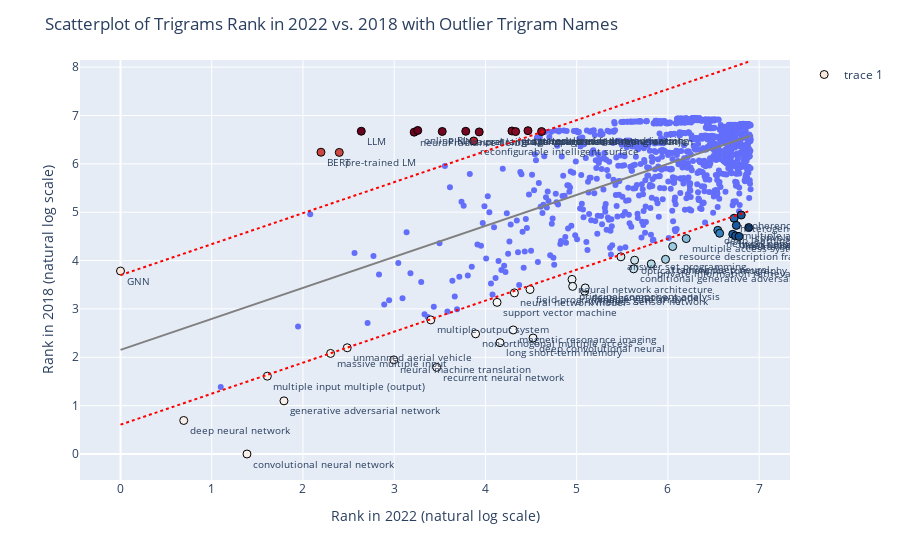

This figure's notebook cell:
### Code cell
import plotly.graph_objs as go
import plotly.express as px
import plotly.io as pio

def identify_outliers(data, num_std_dev, residuals_std):
    return data[np.abs(data['residuals']) > num_std_dev * residuals_std]

def create_scatterplot(data, x, y, hover_name):
    return px.scatter(data, x=x, y=y, hover_name=hover_name)

def add_outlier_trace(fig, data, x, y, text, textposition, hovertemplate):
    fig.add_trace(
        go.Scatter(
            x=data[x],
            y=data[y],
            mode='markers+text',
            marker=dict(
                size=8,
                color=data['Diff'],
                colorscale='RdBu_r',
                line=dict(color='black', width=1)
            ),
            text=data[text],
            textposition=textposition,
            textfont=dict(size=10),
            hovertemplate=hovertemplate
        )
    )
def add_lines(fig, data, slope, intercept, num_std_dev, residuals_std):
    x_min, x_max = min(data['2022_ln']), max(data['2022_ln'])
    y0, y1 = slope * x_min + intercept, slope * x_max + intercept
    fig.add_shape(type='line', x0=x_min, x1=x_max, y0=y0, y1=y1, line=dict(color='gray'))
    fig.add_shape(type='line', x0=x_min, x1=x_max, y0=y0 + num_std_dev * residuals_std, y1=y1 + num_std_dev * residuals_std, line=dict(color='red', dash='dot'))
    fig.add_shape(type='line', x0=x_min, x1=x_max, y0=y0 - num_std_dev * residuals_std, y1=y1 - num_std_dev * residuals_std, line=dict(color='red', dash='dot'))

def update_layout(fig, title, xaxis_title, yaxis_title):
    fig.update_layout(
        title=title,
        xaxis_title=xaxis_title,
        yaxis_title=yaxis_title
    )

# Identify the outliers
outliers = identify_outliers(table_filtered, num_std_dev, residuals_std)

# Create the scatterplot for non-outliers
fig = create_scatterplot(table_filtered[np.abs(table_filtered['residuals']) <= num_std_dev * residuals_std],
                         x='2022_ln', y='2018_ln', hover_name='Trigram')

# Add the scatterplot for outliers with trigram labels
add_outlier_trace(fig, outliers, '2022_ln', '2018_ln', 'Trigram', 'bottom right',
                  'Trigram: %{text}<br>Rank 2018: %{y}<br>Rank 2022: %{x}<extra></extra>')

# Add the best-fit line and outlier boundaries
add_lines(fig, table_filtered, slope, intercept, num_std_dev, residuals_std)

# Update layout
update_layout(fig, 'Scatterplot of Trigrams Rank in 2022 vs. 2018 with Outlier Trigram Names',
              'Rank in 2022 (natural log scale)', 'Rank in 2018 (natural log scale)')

fig.show()
pio.write_html(fig, file='trigram_scatterplot_v1.html', auto_open=True)

### Figure 1 — Plotly figure (JSON) as saved in the notebook; plotly's stock layout.template omitted (floating-point values rounded to 4 significant figures; data arrays with more than 128 entries replaced by an {"elided": "..."} marker saying what was removed)
{"data": [{"hovertemplate": "<b>%{hovertext}</b><br><br>2022_ln=%{x}<br>2018_ln=%{y}<extra></extra>", "hovertext": {"elided": "950 str values"}, "legendgroup": "", "marker": {"color": "#636efa", "symbol": "circle"}, "mode": "markers", "name": "", "orientation": "v", "showlegend": false, "type": "scatter", "x": {"elided": "950 float values"}, "xaxis": "x", "y": {"elided": "950 float values"}, "yaxis": "y"}, {"hovertemplate": "Trigram: %{text}<br>Rank 2018: %{y}<br>Rank 2022: %{x}<extra></extra>", "marker": {"color": [43, 0, -3, 0, -3, 504, -2, 500, -3, 778, -13, 752, 779, -14, -26, 754, 747, 599, -37, 730, -39, -54, 723, -61, -47, 710, 714, -59, -81, 686, -104, -110, -133, -132, -182, -231, -225, -285, -337, -352, -407, -595, -615, -727, -702, -756, -741, -789, -761, -870], "colorscale": [[0, "rgb(5,48,97)"], [0.1, "rgb(33,102,172)"], [0.2, "rgb(67,147,195)"], [0.3, "rgb(146,197,222)"], [0.4, "rgb(209,229,240)"], [0.5, "rgb(247,247,247)"], [0.6, "rgb(253,219,199)"], [0.7, "rgb(244,165,130)"], [0.8, "rgb(214,96,77)"], [0.9, "rgb(178,24,43)"], [1, "rgb(103,0,31)"]], "line": {"color": "black", "width": 1}, "size": 8}, "mode": "markers+text", "text": ["GNN", "deep neural network", "convolutional neural network", "multiple input multiple (output)", "generative adversarial network", "BERT", "massive multiple input", "pre-trained LM", "unmanned aerial vehicle", "LLM", "neural machine translation", "neural radiance field", "online RL", "multiple output system", "recurrent neural network", "PINN", "causal language interpretation (generation)", "reconfigurable intelligent surface", "non-orthogonal multiple access", "pretrained language model", "support vector machine", "long short-term memory", "integrated sensing communication", "magnetic resonance imaging", "neural network model", "graph contrastive learning", "personalized federated learning", "field-programmable gate array", "deep convolutional neural", "implicit neural representation", "neural network architecture", "principal component analysis", "wireless sensor network", "deep generative model", "answer set programming", "conditional generative adversarial", "optical coherence tomography", "private information retrieval", "training deep neural", "resource description framework", "multiple access system", "deep learning system", "network semantic segmentation", "brain tumor segmentation", "heterogeneous information network", "linear discriminant analysis", "multiple access channel", "neural network compression", "coherence tomography image", "convolutional recurrent neural"], "textfont": {"size": 10}, "textposition": "bottom right", "type": "scatter", "x": [0, 0.6931, 1.386, 1.609, 1.792, 2.197, 2.303, 2.398, 2.485, 2.639, 2.996, 3.219, 3.258, 3.401, 3.466, 3.526, 3.784, 3.871, 3.892, 3.932, 4.127, 4.159, 4.29, 4.304, 4.317, 4.331, 4.466, 4.489, 4.522, 4.615, 4.949, 4.956, 5.088, 5.094, 5.485, 5.624, 5.635, 5.817, 5.974, 6.052, 6.201, 6.547, 6.567, 6.711, 6.725, 6.742, 6.75, 6.779, 6.804, 6.886], "y": [3.784, 0.6931, 0, 1.609, 1.099, 6.24, 2.079, 6.236, 2.197, 6.675, 1.946, 6.655, 6.691, 2.773, 1.792, 6.669, 6.673, 6.472, 2.485, 6.661, 3.135, 2.303, 6.68, 2.565, 3.332, 6.667, 6.686, 3.401, 2.398, 6.668, 3.611, 3.466, 3.367, 3.434, 4.078, 3.829, 4.007, 3.932, 4.025, 4.29, 4.454, 4.625, 4.564, 4.543, 4.875, 4.511, 4.727, 4.5, 4.942, 4.682]}], "layout": {"legend": {"tracegroupgap": 0}, "margin": {"t": 60}, "shapes": [{"line": {"color": "gray"}, "type": "line", "x0": 0, "x1": 6.908, "y0": 2.152, "y1": 6.581}, {"line": {"color": "red", "dash": "dot"}, "type": "line", "x0": 0, "x1": 6.908, "y0": 3.698, "y1": 8.127}, {"line": {"color": "red", "dash": "dot"}, "type": "line", "x0": 0, "x1": 6.908, "y0": 0.6066, "y1": 5.035}], "title": {"text": "Scatterplot of Trigrams Rank in 2022 vs. 2018 with Outlier Trigram Names"}, "xaxis": {"anchor": "y", "domain": [0, 1], "title": {"text": "Rank in 2022 (natural log scale)"}}, "yaxis": {"anchor": "x", "domain": [0, 1], "title": {"text": "Rank in 2018 (natural log scale)"}}}}
